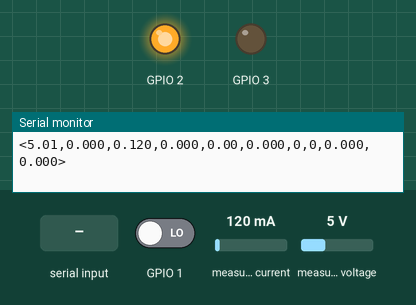
Simulated run of this sketch. Board: ESP32. Shown: output pins drawn as LEDs (lit = HIGH), the last lines printed to the serial monitor. The inputs (shaded band) are chosen by the test bench; at power-on: GPIO 1 LOW, measured current 120 mA, measured voltage 5 V.

Above: at 1.2 s.
1.3 s: "Shutdown\n" received over Serial
At 1.8 s:
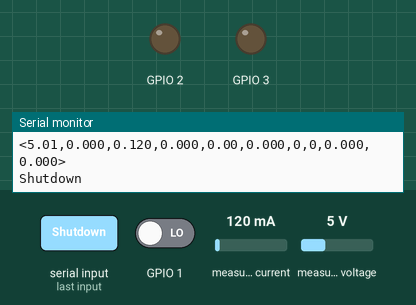
2.8 s: "1\n" received over Serial
At 4.2 s:
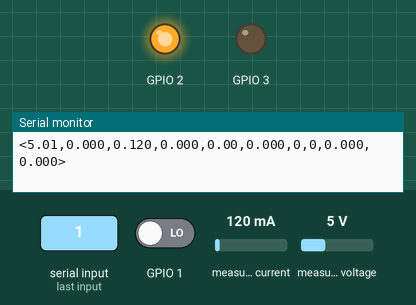
Timing chart, 0 to 5.8 s (numbered marks = the images above; inputs shaded):
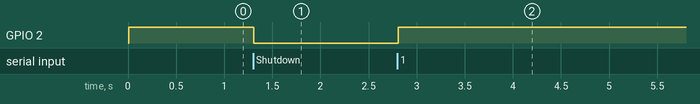

Measured:
- after the input at 1.3 s, GPIO 2: HIGH → LOW at once
- after the input at 2.8 s, GPIO 2: LOW → HIGH at once

The sketch:

Test001.ino
```cpp
#include "Encoder2.h"
//#include "Current_sensor.h"
#include <string>
#include <Wire.h>
#include <INA226_WE.h>
#define I2C_ADDRESS 0x40

String command;

struct DataPacket {
  float voltb = 0;  //4 ไบต์
  float velob = 0;  //4 ไบต์
  float currb = 0;  //4 ไบต์
  float voltl = 0;  //4 ไบต์
  float templ = 0;  //4 ไบต์
  float currl = 0;  //4 ไบต์
  float volta = 0;  //4 ไบต์
  float curra = 0;  //4 ไบต์
  int xl = 0;
  int yl = 0;
};
int i = 0;
Encoder myEncoder(0, 1, 2340.0, 100);
//CurrentSensor sensor(A0, 960, 66, 10);
INA226_WE ina226 = INA226_WE(I2C_ADDRESS);

void setup() {
  Serial.begin(9600);
  Encoder::setInstance(&myEncoder);  // Set the instance pointer
  myEncoder.begin();
  //sensor.begin();
  Wire.begin();
  ina226.init();
  ina226.setResistorRange(0.1, 1.3);
  ina226.setCorrectionFactor(0.93);
  ina226.waitUntilConversionCompleted();
}

void loop() {
  float shuntVoltage_mV = 0.0;
  float loadVoltage_V = 0.0;
  float busVoltage_V = 0.0;
  float current_mA = 0.0;
  float power_mW = 0.0;
  if (i = 0)
  {
    delay(100);
    i = 1;
  }
  ina226.readAndClearFlags();
  shuntVoltage_mV = ina226.getShuntVoltage_mV();
  busVoltage_V = ina226.getBusVoltage_V();
  current_mA = ina226.getCurrent_mA();
  power_mW = ina226.getBusPower();
  loadVoltage_V = busVoltage_V + (shuntVoltage_mV / 1000.0);

  myEncoder.update();
  //sensor.update();
  DataPacket data;
  //data.voltb = 1;
  data.velob = (round(myEncoder.get_velocity() * 1000.0) / 1000.0)*0.006;
  //Serial.println(to_string(round(myEncoder.get_velocity()*1000)/1000));
  //Serial.println(myEncoder.get_velocity());
  //Serial.println(data.velob);
  data.currb = current_mA / 1000.0;
  //data.currb = round(sensor.get_current() * 1000) / 1000;
  //Serial.println(data.currb);

  if (Serial.available() > 0) {
    command = Serial.readStringUntil('\n');  // อ่านคำสั่งที่ส่งมาจาก serial

    if (command == "Shutdown") {
      Serial.println(command);
      analogWrite(2, 0);
      analogWrite(3, 0);
      digitalWrite(25, 1);
      // while (1)
      // {

      // }
    }
  }
  if (command != "Shutdown") {
    analogWrite(2, 255);
    analogWrite(3, 0);
    Serial.print("<");
    Serial.print(loadVoltage_V);
    Serial.print(",");
    Serial.print(data.velob, 3);
    Serial.print(",");
    Serial.print(data.currb, 3);
    Serial.print(",");
    Serial.print(data.voltl, 3);
    Serial.print(",");
    Serial.print(data.templ);
    Serial.print(",");
    Serial.print(data.currl, 3);
    Serial.print(",");
    Serial.print(data.xl);
    Serial.print(",");
    Serial.print(data.yl);
    Serial.print(",");
    Serial.print(data.volta, 3);
    Serial.print(",");
    Serial.print(data.curra, 3);
    Serial.println(">");
    //Serial.write('<');  // เริ่ม
    //Serial.write((byte*)&data, sizeof(data));  // ข้อมูล 12 ไบต์
    //Serial.write('>');  // หยุด
    delay(100);
  }
}
```

Current_sensor.cpp
```cpp
#include "Current_sensor.h"

CurrentSensor::CurrentSensor(int analogPin, int offsetVoltage, int sensitivity, unsigned long updateInterval)
    : _analogPin(analogPin),
      _offsetVoltage(offsetVoltage),
      _sensitivity(sensitivity),
      _updateInterval(updateInterval),
      _previousMillis(0),
      _currentSum(0),
      _sampleCount(0),
      averageCurrent(0) {}

void CurrentSensor::begin() {
    Serial.begin(9600);  // Set a high baud rate for debugging
    pinMode(_analogPin, INPUT);
}

void CurrentSensor::update() {
    unsigned long currentMillis = millis();

    // Accumulate current readings
    _currentSum += readCurrent();
    _sampleCount++;

    // Check if it's time to calculate the average
    if (currentMillis - _previousMillis >= _updateInterval) {
        _previousMillis = currentMillis;
        calculateAndPrintAverage();
    }
}

float CurrentSensor::readCurrent() {
    int analogValue = analogRead(_analogPin); // Read ADC value
    float voltage = (analogValue / 4096.0) * 5000; // Convert ADC value to voltage in mV
    float current = (voltage - _offsetVoltage) / _sensitivity; // Convert to current in A
    return current;
}

void CurrentSensor::calculateAndPrintAverage() {
    if (_sampleCount > 0) {
        averageCurrent = _currentSum / _sampleCount; // Calculate average current
        //Serial.println(averageCurrent); // Print the average current for debugging

        // Reset the accumulators
        _currentSum = 0;
        _sampleCount = 0;
    }
}

float CurrentSensor::get_current() {
    return averageCurrent; // Return the latest calculated average current
}
```

Current_sensor.h
```cpp
#ifndef CURRENT_SENSOR_H
#define CURRENT_SENSOR_H

#include <Arduino.h>

class CurrentSensor {
public:
    /**
     * Constructor
     * @param analogPin - The analog pin connected to the current sensor
     * @param offsetVoltage - The zero-current voltage of the sensor (in mV)
     * @param sensitivity - The sensor sensitivity (mV per ampere)
     * @param updateInterval - The interval (in ms) for calculating the average current
     */
    CurrentSensor(int analogPin, int offsetVoltage, int sensitivity, unsigned long updateInterval);

    /**
     * Initializes the current sensor.
     */
    void begin();

    /**
     * Reads and updates the current sensor data.
     * Should be called frequently in the main loop.
     */
    void update();

    /**
     * Gets the average current in amperes.
     * @return The average current
     */
    float get_current();

private:
    int _analogPin;           // Analog pin connected to the current sensor
    int _offsetVoltage;       // Zero-current voltage (in mV)
    int _sensitivity;         // Sensor sensitivity (mV per ampere)
    unsigned long _updateInterval; // Update interval for averaging (ms)
    unsigned long _previousMillis; // Last time the average was calculated
    float _currentSum;       // Sum of current readings
    int _sampleCount;         // Number of readings in the current interval
    float averageCurrent;    // Average current in amperes

    /**
     * Reads the current from the sensor.
     * @return Current in amperes
     */
    float readCurrent();

    /**
     * Calculates the average current and resets the accumulators.
     */
    void calculateAndPrintAverage();
};

#endif // CURRENT_SENSOR_H
```

Encoder2.cpp
```cpp
#include "Encoder2.h"

// Initialize the static instance pointer
Encoder* Encoder::instance = nullptr;

Encoder::Encoder(int pinA, int pinB, float countsPerRev, int interval)
  : Encoder_A(pinA), Encoder_B(pinB), counts_per_revolution(countsPerRev), Time_Interval(interval),
    velocity(0), position(0), count(0), prev_count(0), last_time(0) {
  radians_per_count = (2 * PI) / counts_per_revolution;
}

void Encoder::begin() {
  pinMode(Encoder_A, INPUT);
  pinMode(Encoder_B, INPUT);

  // Register static interrupt handlers
  attachInterrupt(digitalPinToInterrupt(Encoder_A), handleStaticEncoderA, CHANGE);
  attachInterrupt(digitalPinToInterrupt(Encoder_B), handleStaticEncoderB, CHANGE);
  Serial.begin(9600);
}

void Encoder::update() {
  unsigned long current_time = millis();
  if (current_time - last_time >= Time_Interval) {
    position = count * radians_per_count;

    double delta_count = count - prev_count;
    double delta_time = (current_time - last_time) / 1000.0; // Convert ms to seconds
    velocity = (delta_count * radians_per_count) / delta_time;

    prev_count = count;
    last_time = current_time;
  }
}

double Encoder::get_velocity() {
  return velocity;
}

double Encoder::get_Position() {
  return position;
}

void Encoder::setInstance(Encoder* enc) {
  instance = enc;
}

void Encoder::handleEncoderA() {
  int inputA = digitalRead(Encoder_A);
  int inputB = digitalRead(Encoder_B);

  if (inputA == HIGH) {
    count += (inputB == LOW) ? 1 : -1;
  } else {
    count += (inputB == HIGH) ? 1 : -1;
  }
}

void Encoder::handleEncoderB() {
  int inputA = digitalRead(Encoder_A);
  int inputB = digitalRead(Encoder_B);

  if (inputB == HIGH) {
    count += (inputA == HIGH) ? 1 : -1;
  } else {
    count += (inputA == LOW) ? 1 : -1;
  }
}

void Encoder::handleStaticEncoderA() {
  if (instance != nullptr) {
    instance->handleEncoderA();
  }
}

void Encoder::handleStaticEncoderB() {
  if (instance != nullptr) {
    instance->handleEncoderB();
  }
}
```

Encoder2.h
```cpp
#ifndef ENCODER_H
#define ENCODER_H

#include <Arduino.h>

class Encoder {
public:
  /**
   * Constructor
   * @param pinA - Encoder channel A pin
   * @param pinB - Encoder channel B pin
   * @param countsPerRev - Number of counts per revolution of the encoder
   * @param interval - Time interval (in milliseconds) for velocity calculations
   */
  Encoder(int pinA, int pinB, float countsPerRev, int interval);

  /**
   * Initializes the encoder, sets up pins, and attaches interrupts.
   */
  void begin();

  /**
   * Updates the position and velocity calculations.
   * Should be called frequently in the main loop.
   */
  void update();

  /**
   * Gets the current velocity in radians per second.
   * @return Velocity in radians per second
   */
  double get_velocity();

  /**
   * Gets the current position in radians.
   * @return Position in radians
   */
  double get_Position();

  /**
   * Sets the singleton instance of the encoder.
   * Needed for the static interrupt handlers.
   * @param enc - Pointer to the Encoder instance
   */
  static void setInstance(Encoder* enc);

private:
  // Encoder pin assignments
  int Encoder_A, Encoder_B;

  // Time interval for velocity calculation (milliseconds)
  int Time_Interval;

  // Encoder specifications
  float counts_per_revolution;
  float radians_per_count;

  // Position and velocity
  volatile long count; // Current encoder count (volatile for ISR access)
  long prev_count;     // Previous encoder count for velocity calculations
  double velocity;     // Current velocity in radians per second
  double position;     // Current position in radians
  unsigned long last_time; // Last time the update function was called

  // Interrupt handler methods
  void handleEncoderA();
  void handleEncoderB();

  // Static interrupt handlers to call instance methods
  static void handleStaticEncoderA();
  static void handleStaticEncoderB();

  // Singleton instance pointer for accessing within static functions
  static Encoder* instance;
};

#endif // ENCODER_H
```
